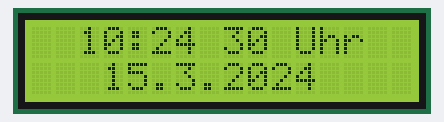
The sketch below on a simulated Arduino Uno, built with avr-gcc and run on an emulated ATmega328P. Parts: 16×2 character LCD. The local clock reads 2024-03-15 10:24:30 at power-on unless the sketch sets it; what the sketch prints to the serial monitor is not drawn.

Above: at 0.1 s.
At 4.2 s:
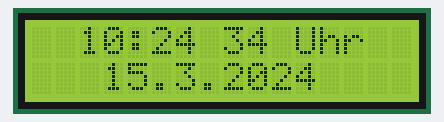
At 9.2 s:
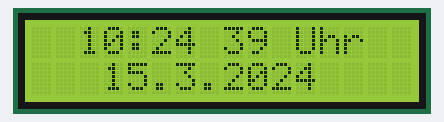
At 19.4 s:
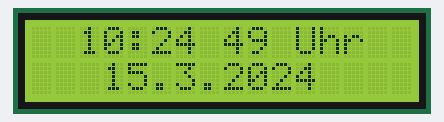
At 28.5 s:
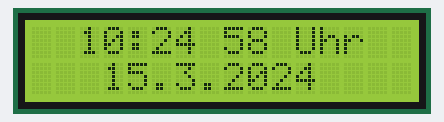
At 38.6 s:
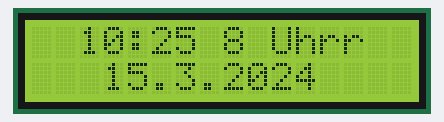

The sketch:

sketch_aug05f.ino
```cpp
/*
* TimeRTC.pde
* example code illustrating Time library with Real Time Clock.
*
*/

#include <Time.h>
#include <Wire.h>
#include <DS1307RTC.h>  // a basic DS1307 library that returns time as a time_t
#include <LiquidCrystal.h>
LiquidCrystal lcd(12, 11, 5, 4, 3, 2);
void setup()  {
  lcd.begin(16, 2);


  Serial.begin(9600);
  setSyncProvider(RTC.get);   // the function to get the time from the RTC
  if(timeStatus()!= timeSet)
     Serial.println("Unable to sync with the RTC");
  else
     Serial.println("RTC has set the system time");

}

void loop()
{
   digitalClockDisplay();
   delay(1000);
}

void digitalClockDisplay(){
  // digital clock display of the time
  Serial.print(hour());
  printDigits(minute());
  printDigits(second());
  Serial.print(" ");
  Serial.print(day());
  Serial.print(" ");
  Serial.print(month());
  Serial.print(" ");
  Serial.print(year());
  Serial.println();

lcd.setCursor(2, 0);                                            // Set LCD cursor position (column, row)
lcd.print(hour());
lcd.print(":");
lcd.print (minute());
lcd.print(" ");
lcd.print(second());
lcd.print(" ");
lcd.print("Uhr");
lcd.setCursor(3, 1);                                           // Set LCD cursor position (column,row)
lcd.print(day());
lcd.print(".");
lcd.print(month());
lcd.print(".");
lcd.print(year());

// Print text to LCD
                                     // Delay to read text
                               // Clear the display

}

void printDigits(int digits){
  // utility function for digital clock display: prints preceding colon and leading 0
  Serial.print(":");
  if(digits < 10)
    Serial.print('0');
  Serial.print(digits);
}
```

Measured:
- what the display in image 1 shows lasts 1.0 s, from 4.1 s to 5.1 s
